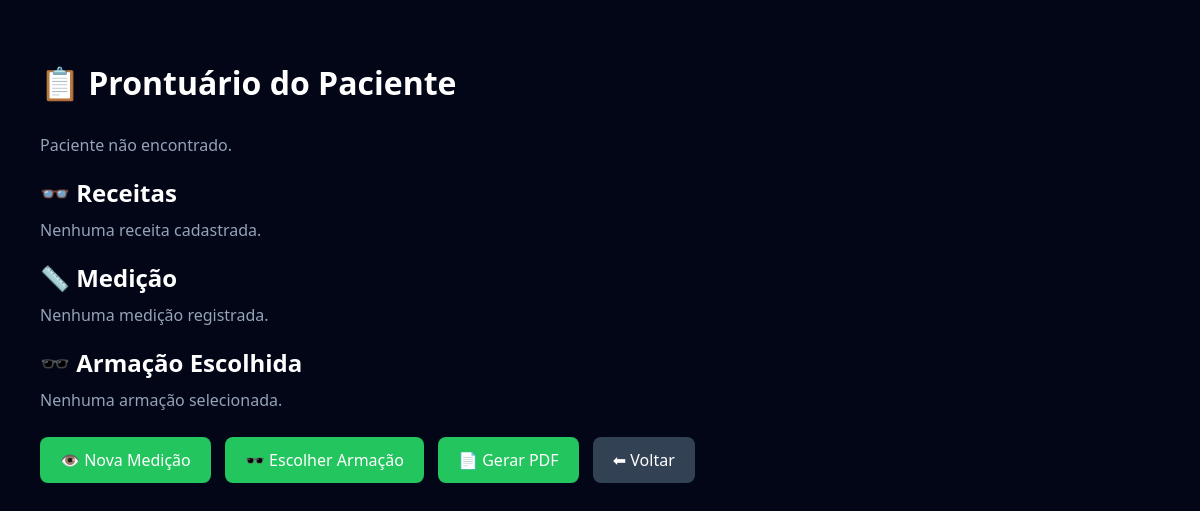
Page /prontuario/8 on the earlier database version.
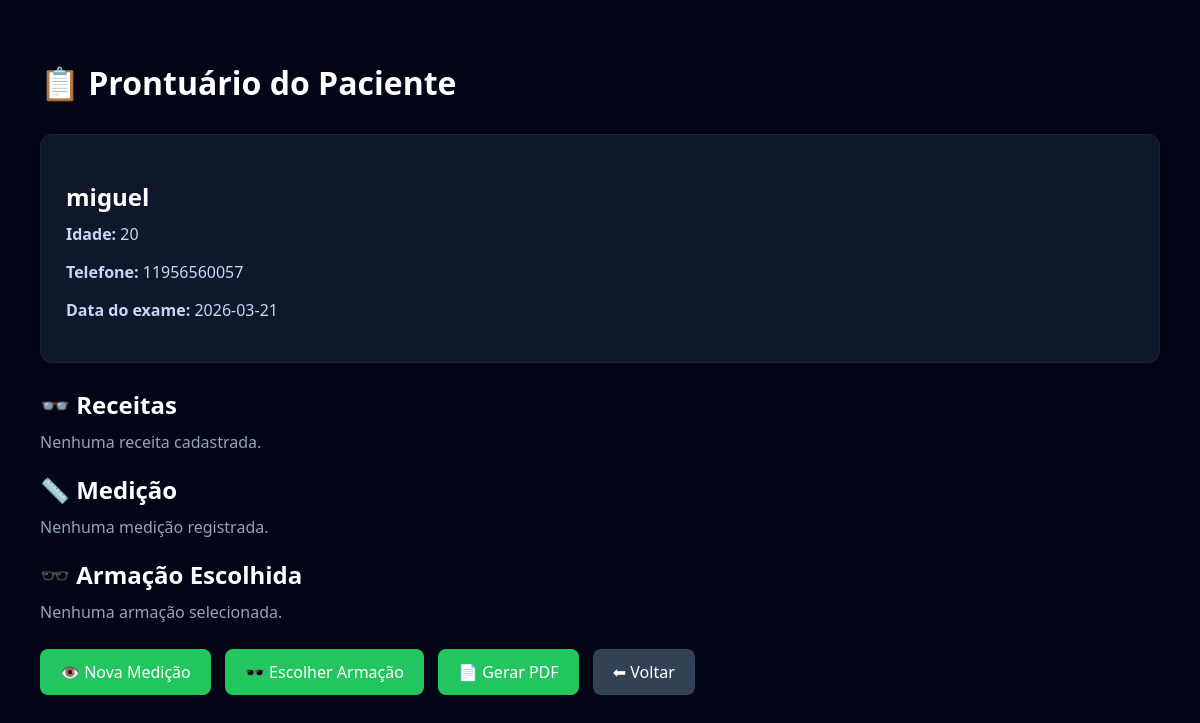
Same page on the later database version.
### tables this page shows
CREATE TABLE pacientes(
        id INTEGER PRIMARY KEY AUTOINCREMENT,
        nome TEXT NOT NULL,
        idade INTEGER,
        data_exame TEXT
    , telefone TEXT, foto TEXT);

### app.py (the view)
@app.route("/prontuario/<int:id>")
def prontuario(id):
    conn = get_db()
    cursor = conn.cursor()
    cursor.execute("SELECT * FROM pacientes WHERE id=?", (id,))
    paciente = cursor.fetchone()
    cursor.execute("""
    SELECT * FROM receitas
    WHERE paciente_id=?
    ORDER BY id DESC
    """, (id,))
    receitas = cursor.fetchall()
    cursor.execute("""
    SELECT dp, dnp_e, dnp_d, score, data
    FROM medicoes
    WHERE paciente_id=?
    ORDER BY id DESC LIMIT 1
    """, (id,))
    medicao = cursor.fetchone()
    cursor.execute("""
    SELECT a.modelo, a.marca, a.tamanho, a.material
    FROM pedidos p
    JOIN armacoes a ON p.armacao = a.id
    WHERE p.paciente_id=?
    ORDER BY p.id DESC LIMIT 1
    """, (id,))
    armacao = cursor.fetchone()
    conn.close()
    return render_template("prontuario.html",
                           paciente=paciente,
                           receitas=receitas,
                           medicao=medicao,
                           armacao=armacao)

### app.py (called while the page is built)
def get_db():
    conn = conectar()
    conn.row_factory = lambda cursor, row: {col[0]: row[idx] for idx, col in enumerate(cursor.description)}
    return conn

### templates/prontuario.html (shortened to what this page needs)
<!DOCTYPE html>
<html lang="pt-BR">
<head>
</head>
<body>
<h1>📋 Prontuário do Paciente</h1>
{% if paciente %}
<div class="card">
<h2>{{ paciente["nome"] }}</h2>
<p class="info"><b>Idade:</b> {{ paciente["idade"] or "-" }}</p>
<p class="info"><b>Telefone:</b> {{ paciente["telefone"] or "-" }}</p>
<p class="info"><b>Data do exame:</b> {{ paciente["data_exame"] or "-" }}</p>
</div>
{% else %}
<p class="sem-dados">Paciente não encontrado.</p>
{% endif %}
<h2>👓 Receitas</h2>
{% if receitas %}
{% for r in receitas %}
<div class="card">
<div class="grid">
<div class="olho">
<h3>Olho Direito (OD)</h3>
<p><b>Esférico:</b> {{ r["od_esf"] or "-" }}</p>
<p><b>Cilíndrico:</b> {{ r["od_cil"] or "-" }}</p>
<p><b>Eixo:</b> {{ r["od_eixo"] or "-" }}</p>
</div>
<div class="olho">
<h3>Olho Esquerdo (OE)</h3>
<p><b>Esférico:</b> {{ r["oe_esf"] or "-" }}</p>
<p><b>Cilíndrico:</b> {{ r["oe_cil"] or "-" }}</p>
<p><b>Eixo:</b> {{ r["oe_eixo"] or "-" }}</p>
</div>
</div>
<p class="adicao">Adição: {{ r["adicao"] or "-" }}</p>
</div>
{% endfor %}
{% else %}
<p class="sem-dados">Nenhuma receita cadastrada.</p>
{% endif %}
<h2>📏 Medição</h2>
{% if medicao %}
<div class="card">
<p><b>DP:</b> {{ medicao["dp"] }} mm</p>
<p><b>DNP Esquerdo:</b> {{ medicao["dnp_e"] }} mm</p>
<p><b>DNP Direito:</b> {{ medicao["dnp_d"] }} mm</p>
<p><b>Score:</b> {{ medicao["score"] }}%</p>
</div>
{% else %}
<p class="sem-dados">Nenhuma medição registrada.</p>
{% endif %}
<h2>🕶️ Armação Escolhida</h2>
{% if armacao %}
<div class="card">
<p><b>Marca:</b> {{ armacao["marca"] }}</p>
<p><b>Modelo:</b> {{ armacao["modelo"] }}</p>
<p><b>Tamanho:</b> {{ armacao["tamanho"] }}</p>
<p><b>Material:</b> {{ armacao["material"] }}</p>
</div>
{% else %}
<p class="sem-dados">Nenhuma armação selecionada.</p>
{% endif %}
<div>
<a class="btn" href="/medicao?paciente_id={{ paciente['id'] }}">
  👁️ Nova Medição
</a>
<a class="btn" href="/armacao">
  🕶️ Escolher Armação
</a>
<a class="btn" href="/gerar_pdf/{{ paciente['id'] }}">
  📄 Gerar PDF
</a>
<a class="btn btn-sec" href="/dashboard">
  ⬅ Voltar
</a>
</div>
</body>
</html>

Differences in the rows shown:
added pacientes: nome "miguel", idade "20", telefone "11956560057", data_exame "2026-03-21"
Other differences:
text no longer shown: "Paciente não encontrado."
text now shown: "Idade: Telefone: Data do exame:"
